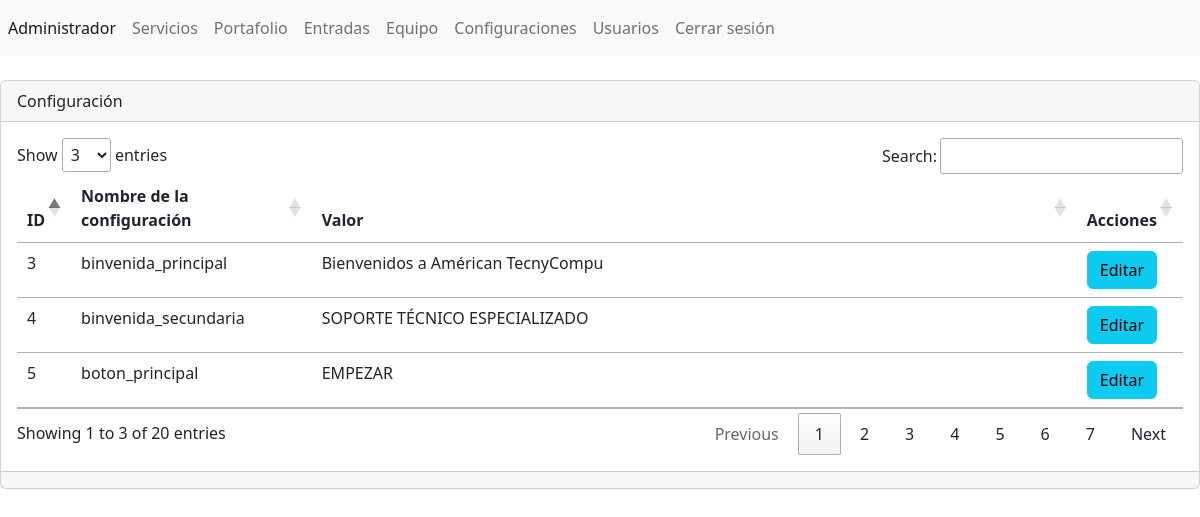
/ProyectoBackend/admin/secciones/configuraciones/index.php (signed in), run on the app's committed database.
### tables this page shows
CREATE TABLE `configuraciones` (
  `ID` int(11) NOT NULL,
  `nombreconfiguracion` varchar(255) NOT NULL,
  `valor` varchar(255) NOT NULL
);

### ProyectoBackend/admin/secciones/configuraciones/index.php (the view, shortened to what this page needs)
<?php
include("../../db.php");
$sentencia = $conexion->prepare("SELECT * FROM `configuraciones`");
$sentencia->execute();
$lista_configuraciones = $sentencia->fetchAll(PDO::FETCH_ASSOC);
include("../../templates/header.php"); ?>
<div class="card">
    <div class="card-header">
       Configuración
    </div>
    <div class="card-body">
        <div class="table-responsive-sm">
            <table class="table">
                <thead>
                    <tr>
                        <th scope="col">ID</th>
                        <th scope="col">Nombre de la configuración</th>
                        <th scope="col">Valor</th>
                        <th scope="col">Acciones</th>
                    </tr>
                </thead>
                <tbody>
                    <?php foreach ($lista_configuraciones as $registros) { ?>
                        <tr class="">
                            <td><?php echo $registros['ID']; ?></td>
                            <td><?php echo $registros['nombreconfiguracion']; ?></td>
                            <td><?php echo $registros['valor']; ?></td>
                            <td>
                                <a name="" id="" class="btn btn-info" href="editar.php?txtID=<?php echo $registros['ID']; ?>" role="button">Editar</a>
                            </td>
                        </tr>
                    <?php } ?>
                </tbody>
            </table>
        </div>
    </div>
    <div class="card-footer text-muted">
    </div>
</div>
<?php include("../../templates/footer.php"); ?>

### data on the page
configuraciones: ID "3", nombreconfiguracion "binvenida_principal", valor "Bienvenidos a Américan TecnyCompu"
configuraciones: ID "4", nombreconfiguracion "binvenida_secundaria", valor "SOPORTE TÉCNICO ESPECIALIZADO"
configuraciones: ID "5", nombreconfiguracion "boton_principal", valor "EMPEZAR"
